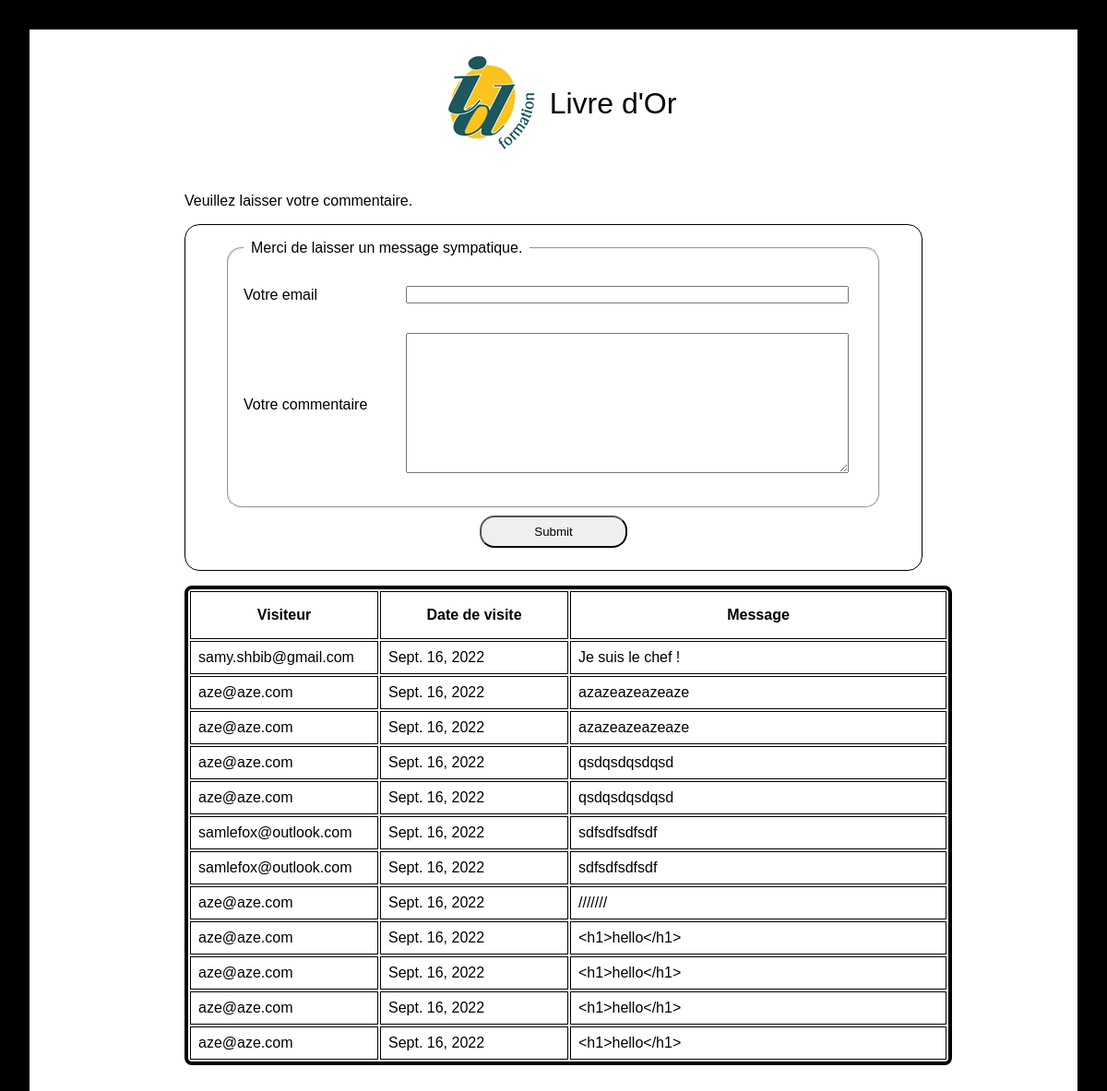
Before: / with the older database file.
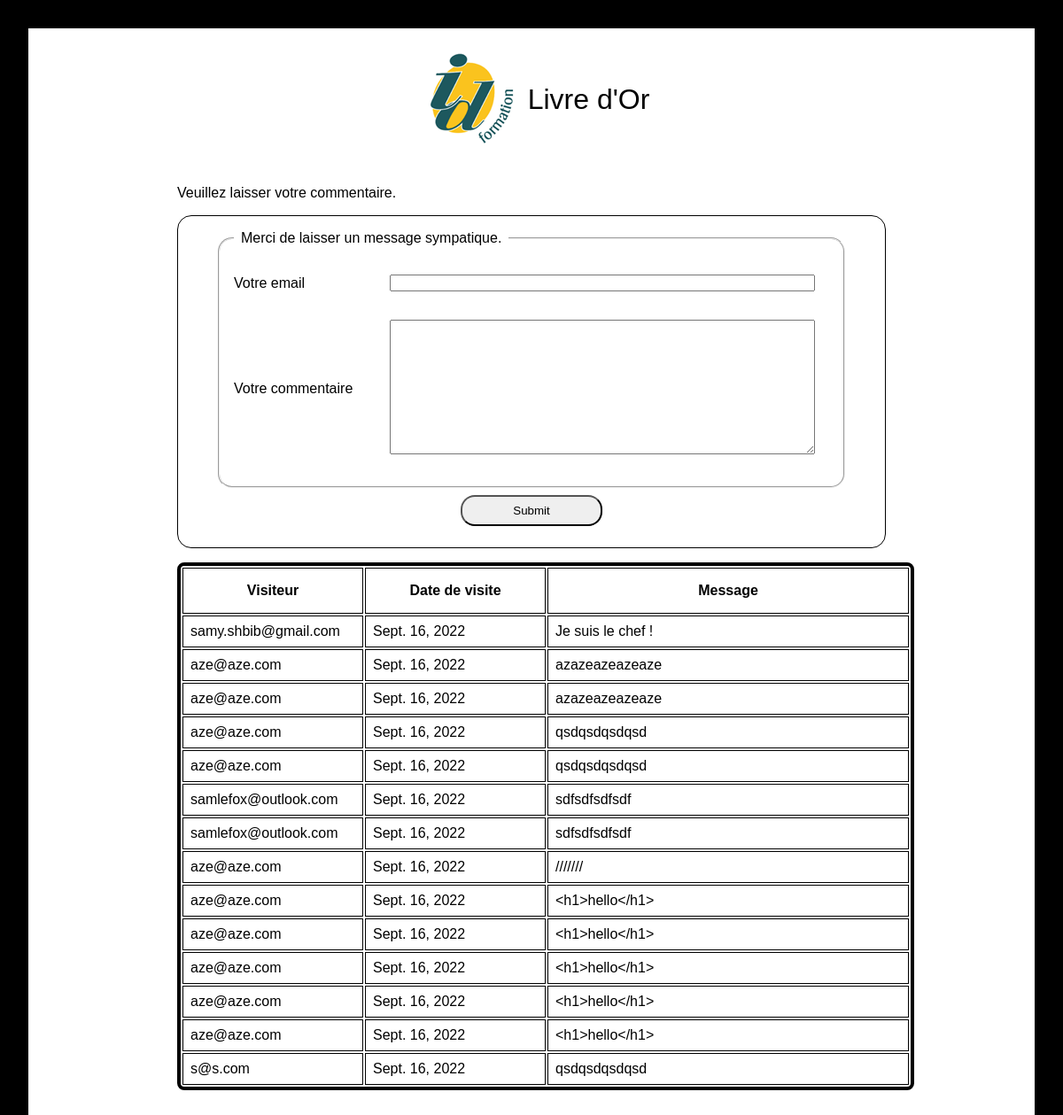
After: the same page with the newer database file.
### commentaire/models.py (models this page shows)
class Commentaire(models.Model):
    date = models.DateField(auto_now=True)
    email = models.EmailField(max_length=150)
    contenu = models.TextField(max_length=750)

### commentaire/views.py (the view)
# urls.py: path('', views.home, name='home'),
def home(request):
    if request.method == 'POST':
        form = forms.FormulaireCommentaire(request.POST)
        if form.is_valid():
            cmt = models.Commentaire()
            cmt.__setattr__('email', form.cleaned_data['email'])
            cmt.__setattr__('contenu', form.cleaned_data['contenu'])
            cmt.save()
            message = 'Merci !'
            context = {'formulaire' : forms.FormulaireCommentaire, 'message' : message}
    else :
        message = 'Veuillez laisser votre commentaire.'
    data = models.Commentaire.objects.all().values
    context = {'formulaire' : forms.FormulaireCommentaire, 'message' : message, 'data' : data}
    return render(request, 'index.html', context)

### livre_dor/templates/livre_dor/index.html (shortened to what this page needs)
{% extends 'base.html' %}
{% load static %}
{% block header %}
<img src="{% static 'assets/img/logo-id-formation.png' %}" alt=""><h1>Livre d'Or</h1>
{% endblock header %}
{% block main %}
<span class="message">{{ message }}</span>
<form action="" method="POST">
    <fieldset>
        <legend>
            <span>Merci de laisser un message sympatique.</span>
        </legend>
        <div class="email">
            <span class="email-label">{{ formulaire.email.label }}</span>
            <span class="email-input">{{ formulaire.email }}</span>
        </div>
        <div class="commentaire">
            <span class="commentaire-label">{{ formulaire.contenu.label }}</span>
            <span class="commentaire-input">{{ formulaire.contenu }}</span>
        </div>
    </fieldset>
    <input type="submit">
</form>
<table>
    <thead>
        <tr>
            <th>
                Visiteur
            </th>
            <th>
                Date de visite
            </th>
            <th>
                Message
            </th>
        </tr>
    </thead>
    <tbody>
        {% for commentaire in data %}
        <tr>
            <td class="tableau-visiteur">
                {{ commentaire.email}}
            </td>
            <td class="tableau-date">
                {{ commentaire.date}}
            </td>
            <td>
                {{ commentaire.contenu}}
            </td>
        </tr>
        {% endfor %}
    </tbody>
</table>
{% endblock main %}

### livre_dor/templates/livre_dor/base.html (shortened to what this page needs)
<!DOCTYPE html>
{% load static %}
<html lang="fr">
<head>
    <link rel="stylesheet" href="{% static 'assets/css/styles.css' %}">
</head>
<body>
    <div class="wrap">
        <header>
            {% block header %} {% endblock %}
        </header>
        <main>
            {% block main %}{% endblock  %}
        </main>
</div>
</body>
</html>

### livre_dor/static/assets/css/styles.css (style rules this page uses)
html { box-sizing: border-box; font-size: 16px; }
*, *:before, *:after { box-sizing: inherit; margin: 0; padding: 0; font-family:'Gill Sans', 'Gill Sans MT', Calibri, 'Trebuchet MS', sans-serif; }
body, h1, h2, h3, h4, h5, h6, p, ol, ul { font-weight: normal; }
img { max-width: 100%; height: auto; }
body { background-color: black; }
.wrap { display: flex; flex-direction: column; align-items: center; margin: 2rem; background-color: white; }
header { display: flex; align-items: center; justify-content: center; margin: 1rem; }
main { margin: 1rem; }
.message { margin: 1rem; }
form { display: flex; flex-direction: center; align-items: center; width: 800px; margin: 1rem; display: flex; flex-direction: column; padding: 1rem; border: 1px solid black; border-radius: 1rem; }
fieldset { display: flex; flex-direction: column; align-items: center; justify-content: center; padding: 1rem; border-radius: 1rem; }
legend span { margin: 0.5rem; }
.email, .commentaire { display: flex; align-items: center; justify-content: center; }
.email-label { width: 10rem; }
input[type=email] { margin: 1rem; width: 30rem; }
.commentaire-label { width: 10rem; }
textarea { margin: 1rem; width: 30rem; }
input[type=submit] { margin: 0.5rem; width: 10rem; padding: 0.5rem; border-radius: 1rem; }
table { width: 100%; margin: 1rem; border: 4px solid black; border-radius: 0.5rem; }
thead { border: 2px solid black; }
th { border: 1px solid black; padding: 1rem; }
td { padding: 0.5rem; border: 1px solid black; }
.tableau-visiteur, .tableau-date { width: 25%; }

Changed rows visible on the page:
added Commentaire: email "aze@aze.com", date "Sept. 16, 2022", contenu "<h1>hello</h1>"
added Commentaire: email "s@s.com", date "Sept. 16, 2022", contenu "qsdqsdqsdqsd"
